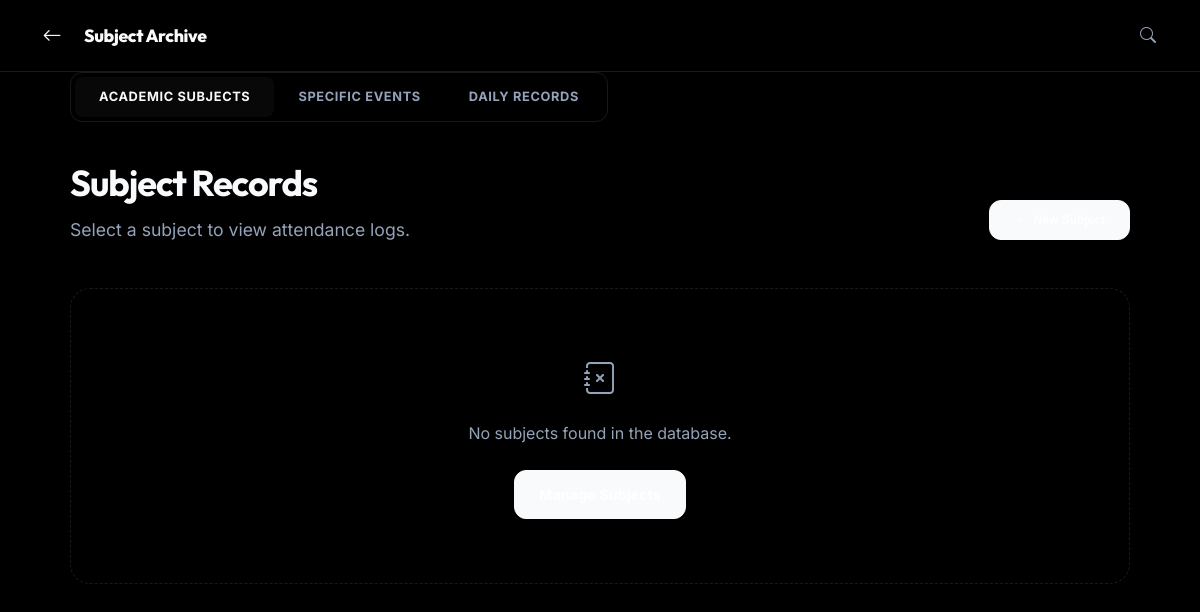
Page /view_subjects_list.php on the earlier database version.
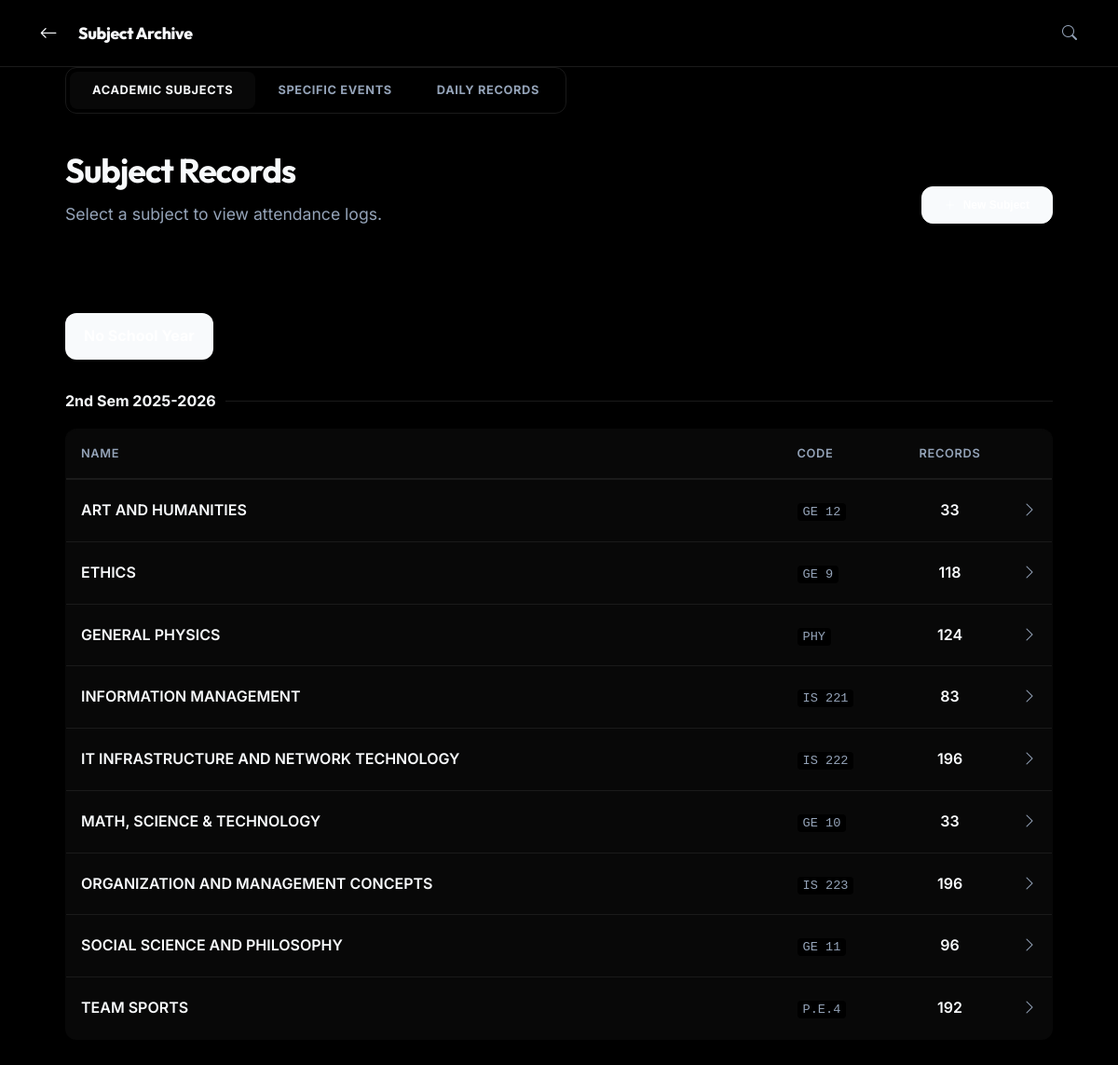
Same page on the later database version.
### tables this page shows
CREATE TABLE subjects (
            id INTEGER PRIMARY KEY AUTOINCREMENT,
            name TEXT NOT NULL,
            semester TEXT NOT NULL,
            created_at TIMESTAMP DEFAULT CURRENT_TIMESTAMP
        , code TEXT, room TEXT, lecturer TEXT, category TEXT DEFAULT 'subject', is_active INTEGER DEFAULT 1, school_year TEXT);

### view_subjects_list.php (the view, shortened to what this page needs)
<?php
require_once "includes/db.php";
$category = $_GET['category'] ?? 'subject';
$stmt = $pdo->prepare("SELECT * FROM subjects WHERE category = ? ORDER BY is_active DESC, semester DESC, name ASC");
$stmt->execute([$category]);
$items = $stmt->fetchAll(PDO::FETCH_ASSOC);
$grouped = [];
foreach ($items as $s) {
    if ($category === 'event') {
        $grouped['Special Events']['Events'][] = $s;
    } else {
        $sy = $s['school_year'] ?: 'No School Year';
        $sem = $s['semester'] ?: 'No Semester';
        $grouped[$sy][$sem][] = $s;
    }
}
ksort($grouped);
?>
<!DOCTYPE html>
<html lang="en">
<head>
    <link href="assets/css/style.css" rel="stylesheet">
    <link rel="stylesheet" href="assets/vendor/bootstrap-icons/bootstrap-icons.css">
</head>
<body>
    <?php include 'includes/navbar.php'; ?>
    <main class="container">
        <div class="animate-fade-up">
            <div class="nav-tabs">
                <a href="view_subjects_list.php?category=subject" class="nav-link <?= $category === 'subject' ? 'active' : '' ?>">Academic Subjects</a>
                <a href="view_subjects_list.php?category=event" class="nav-link <?= $category === 'event' ? 'active' : '' ?>">Specific Events</a>
                <a href="view_attendance.php" class="nav-link">Daily Records</a>
            </div>
            <div class="mobile-force-stack" style="margin-bottom: 3rem; display: flex; justify-content: space-between; align-items: flex-end; gap: 1rem;">
                <div>
                    <h1 style="margin-bottom: 0.5rem; letter-spacing: -0.03em;"><?= $category === 'event' ? 'Event Records' : 'Subject Records' ?></h1>
                    <p style="color: var(--text-muted); font-size: 1.1rem; line-height: 1.2;">
                        Select a <?= $category === 'event' ? 'event' : 'subject' ?> to view attendance logs.
                    </p>
                </div>
                <div style="flex-shrink: 0;">
                     <button onclick="openAddDialog()" class="btn btn-primary btn-sm" style="padding: 0.75rem 1.5rem; font-weight: 800; border-radius: 12px; width: 100%;">
                        <i class="bi bi-plus-lg"></i> New <?= ucfirst($category) ?>
                     </button>
                </div>
            </div>
        </div>
        <?php if (empty($grouped)): ?>
            <div class="animate-fade-up" style="padding: 4rem; text-align: center; border: 1px dashed var(--border); border-radius: var(--radius-lg);">
                <i class="bi bi-journal-x" style="font-size: 2rem; color: var(--text-muted); display: block; margin-bottom: 1rem;"></i>
                <p style="color: var(--text-muted); margin-bottom: 1.5rem;">No subjects found in the database.</p>
                <a href="groups.php" class="btn btn-primary" style="font-size: 0.9rem;">Manage Subjects</a>
            </div>
        <?php else: ?>
            <?php foreach ($grouped as $sy => $semesters): ?>
                <div class="sy-title animate-fade-up"><?= htmlspecialchars($sy) ?></div>
                <?php foreach ($semesters as $sem => $subs): ?>
                    <div class="animate-fade-up">
                        <div class="sem-title"><?= htmlspecialchars($sem) ?></div>
                        <table class="item-table mobile-card-table">
                            <thead>
                                <tr>
                                    <th>Name</th>
                                    <th style="width: 120px;" class="hide-mobile">Code</th>
                                    <th style="width: 120px; text-align: center;">Records</th>
                                    <th style="width: 50px;"></th>
                                </tr>
                            </thead>
                            <tbody>
                                <?php foreach ($subs as $s):
                                    $count = $pdo->query("SELECT COUNT(*) FROM subject_attendance WHERE subject_id = {$s['id']}")->fetchColumn();
                                ?>
                                <tr onclick="window.location.href='view_subject_attendance.php?id=<?= $s['id'] ?>'" style="cursor: pointer;">
                                    <td data-label="Name" style="font-weight: 600; color: var(--text-main);"><?= htmlspecialchars($s['name']) ?></td>
                                    <td data-label="Code" class="hide-mobile"><span class="code-badge"><?= htmlspecialchars($s['code'] ?? 'CODE') ?></span></td>
                                    <td data-label="Records" style="text-align: center; font-weight: 600;"><?= $count ?></td>
                                    <td data-label="Link" style="text-align: right; color: var(--text-muted);"><i class="bi bi-chevron-right"></i></td>
                                </tr>
                                <?php endforeach; ?>
                            </tbody>
                        </table>
                    </div>
                <?php endforeach; ?>
            <?php endforeach; ?>
        <?php endif; ?>
    </main>
</body>
</html>

Differences in the rows shown:
now on this page (row edited): subjects: semester "2nd Sem 2025-2026", name "TEAM SPORTS", code "P.E.4", count "192"
now on this page (row edited): subjects: name "ART AND HUMANITIES", code "GE 12", count "33", shown under "2nd Sem 2025-2026"
now on this page (row edited): subjects: name "ETHICS", code "GE 9", count "118", shown under "2nd Sem 2025-2026"
now on this page (row edited): subjects: name "GENERAL PHYSICS", code "PHY", count "124", shown under "2nd Sem 2025-2026"
now on this page (row edited): subjects: name "INFORMATION MANAGEMENT", code "IS 221", count "83", shown under "2nd Sem 2025-2026"
now on this page (row edited): subjects: name "IT INFRASTRUCTURE AND NETWORK TECHNOLOGY", code "IS 222", count "196", shown under "2nd Sem 2025-2026"
now on this page (row edited): subjects: name "MATH, SCIENCE & TECHNOLOGY", code "GE 10", count "33", shown under "2nd Sem 2025-2026"
now on this page (row edited): subjects: name "ORGANIZATION AND MANAGEMENT CONCEPTS", code "IS 223", count "196", shown under "2nd Sem 2025-2026"
now on this page (row edited): subjects: name "SOCIAL SCIENCE AND PHILOSOPHY", code "GE 11", count "96", shown under "2nd Sem 2025-2026"
Other differences:
text no longer shown: "No subjects found in the database."
